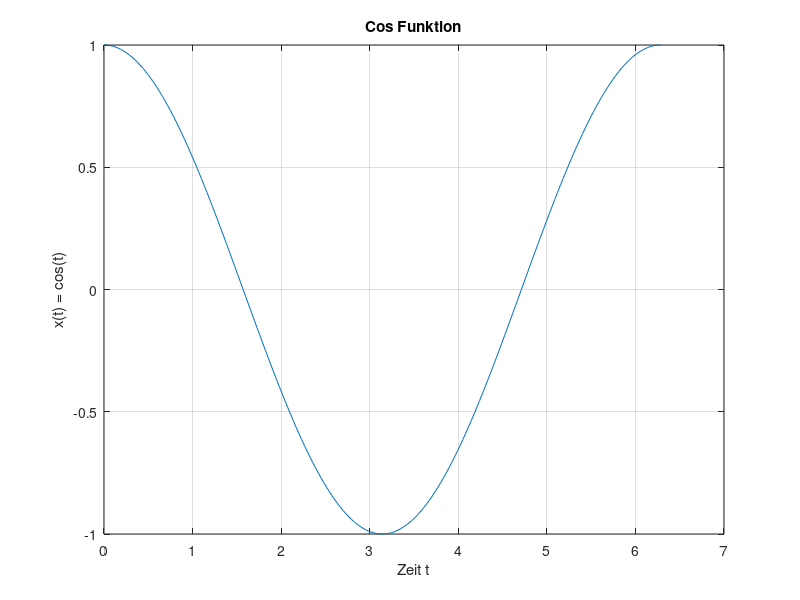
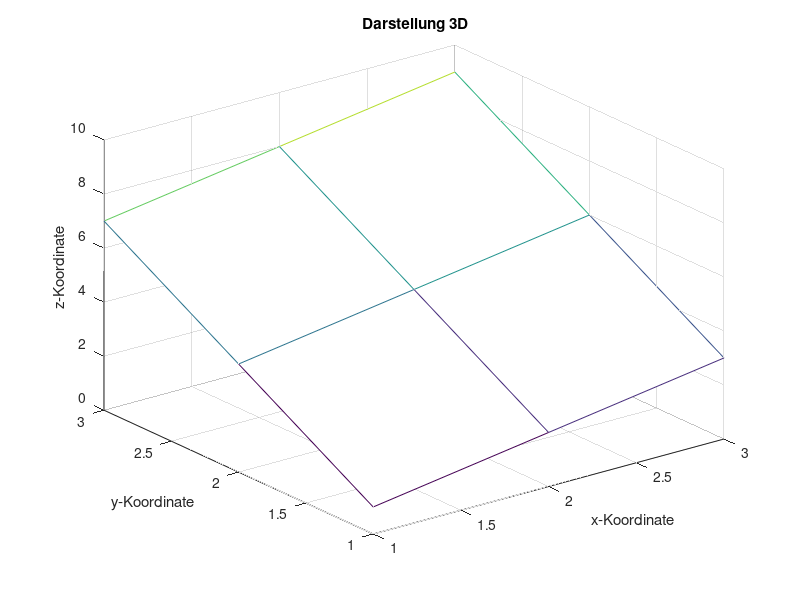

Source code (MATLAB) for these figures, in order:
# Grafische Ausgabe

# Möglichkeiten:
#   Kontinuierlich: Plot(x,y)
#   Diskret       : Stem(x,y)

# Laufvariable t
t = 0: pi/100 : 2*pi;
# Funktion x(t)
x = cos(t);

#Grafische darstellung
figure(1);
plot(t,x),grid on, hold on;
title('Cos Funktion');
xlabel('Zeit t');
ylabel(' x(t) = cos(t) ');

figure(2);
A = [1 2 3; 4 5 6; 7 8 9];
mesh(A);
grid on;
xlabel('x-Koordinate');
ylabel('y-Koordinate');
zlabel('z-Koordinate');
title(' Darstellung 3D');


